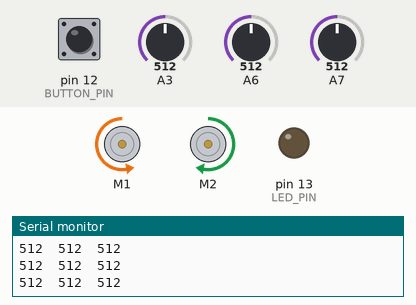
The sketch below on a simulated Arduino Nano, built with avr-gcc and run on an emulated ATmega328P. Shown: 2 × DC motor (green arrow = forward, orange = backward, longer = faster), output pins drawn as LEDs (lit = HIGH), the last lines printed to the serial monitor. Dashed ring = blinking. Inputs (shaded band) come from the test bench; at power-on: pin 12 (BUTTON_PIN) HIGH, A3 = 512, A7 = 512, A6 = 512.

Above: at 11.7 s.
11.8 s: pin 12 (BUTTON_PIN) pulled LOW for 0.15 s
At 12.3 s:
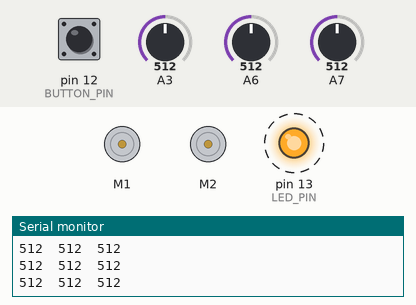
14.9 s: A3 set to 523
At 15.6 s:
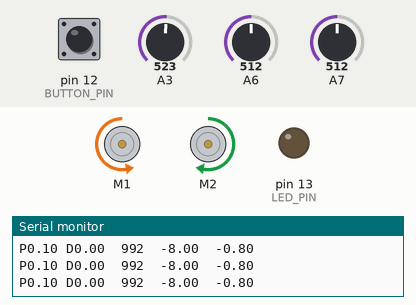
17.9 s: A7 set to 500
At 18.5 s:
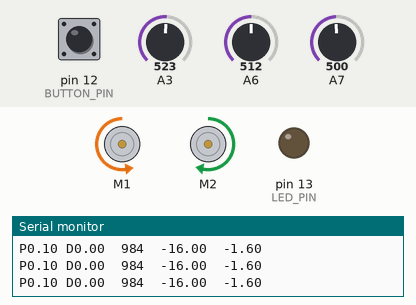
20.9 s: A7 set to 716
At 21.8 s:
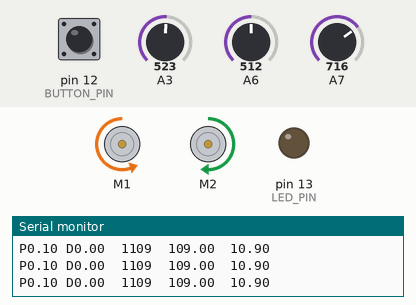
22.4 s: A6 set to 390
At 23.5 s:
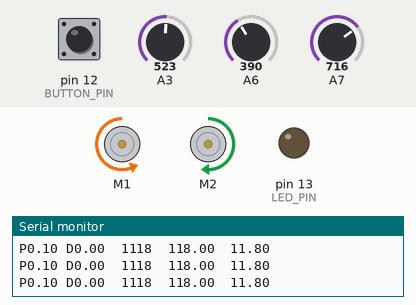
23.9 s: A3 set to 215
At 25.3 s:
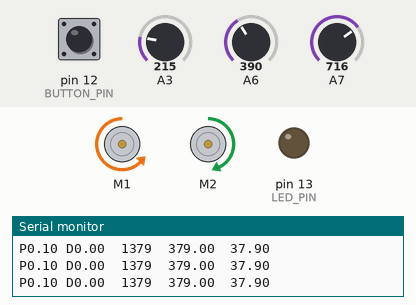
Timing chart, 0 to 26.4 s (numbered marks = the images above; inputs shaded):
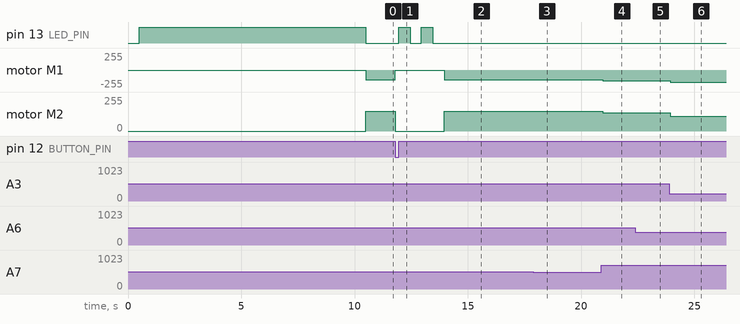

Measured:
- the behaviour switches between 512 and 513 on A3 (found by bisection; images 1 and 2)
- after the input at 11.8 s, pin 13 (LED_PIN): alternates HIGH for 0.50 s and LOW for 0.50 s, 4 changes in all, then stays LOW, starting after 0.15 s; motor M1: backward 149/255 → stopped at once, → backward 149/255 2.2 s later; motor M2: forward 149/255 → stopped at once, → forward 149/255 2.2 s later
- after the input at 14.9 s, motor M1: backward 149/255 → backward 148/255 at once
- after the input at 17.9 s, motor M1: backward 148/255 → backward 147/255 after 0.05 s; motor M2: forward 149/255 → forward 150/255 after 0.05 s
- after the input at 20.9 s, motor M1: backward 147/255 → backward 159/255 after 0.05 s; motor M2: forward 150/255 → forward 138/255 after 0.05 s
- after the input at 22.4 s, motor M1: backward 159/255 → backward 160/255 at once; motor M2: forward 138/255 → forward 137/255 at once
- after the input at 23.9 s, motor M1: backward 160/255 → backward 186/255 after 0.05 s; motor M2: forward 137/255 → forward 111/255 after 0.05 s

The sketch:

Multi-Mode_Line_Follow.ino
```cpp
/*
 * Note that this example requires the Sparkfun RedBot library as well as the
 * Pololu QTR Sensors library.  I like the QTRSensors library because it provides
 * some useful functions for utilizing IR reflectance sensors.
 *
 * This example shows how you can use a switch case statement to identify
 * multiple modes of following a line which can be switched by pressing the
 * button on the redbot board.  This is an example using the redbot but can
 * be used by many different boards and configurations.
 */

#include <QTRSensors.h>
#include <RedBotSoftwareSerial.h>
#include <RedBot.h>


/******************************* Constants ***********************************/
#define NUM_SENSORS             3   // The number of IR Sensors
#define NUM_SAMPLES_PER_SENSOR  4   // Take the average of four sample readings
#define BUTTON_PIN              12  // The pin attached to the mode switching button
#define BASIC_MODE              1   // Basic mode is a simple if-else line follow
#define P_MODE                  2   // P mode is a simple proportional based line follow
#define PD_MODE                 3   // PD mode is enhanced P mode utilizing D gain.
#define STRAIGHT_MODE           4   // Straight mode isn't a line follow, it simply drives motors forward
#define NUM_MODES               4   // Define the number of modes so we know when to reset
#define LINETHRESHOLD           800 // The value at which basic mode sees the line under a sensor
#define LED_PIN                 13  // The pin attached to an LED
#define BASE_SPEED              150 // The base speed, this is the value with no adjustments
#define MAX_SPEED               225 // The maximum speed, don't ever let a motor exceed this speed

/*************************** PID Value Variables ******************************/
float kP = 0.1f;
float kD = 0.05f;
float lastError = 0.0f;
float error = 0.0f;
float goal = 1000.0f;

// Create the sensors object
QTRSensorsAnalog sensors((unsigned char[]) { 3, 6, 7 }
                , NUM_SENSORS, NUM_SAMPLES_PER_SENSOR);
unsigned int sensorValues[NUM_SENSORS];  // An array to hold sensor values

/*************************** Motor & Sensor Objects *****************************/
RedBotMotors motors;
RedBotSensor left = RedBotSensor(A3);   // initialize a left sensor object on A3
RedBotSensor center = RedBotSensor(A6); // initialize a center sensor object on A6
RedBotSensor right = RedBotSensor(A7);  // initialize a right sensor object on A7

byte driveMode = 1;  // The current drive mode (start in mode 1)

void setup()
{
  // Calibrate the sensors
  delay(500);
  pinMode(LED_PIN, OUTPUT);
  digitalWrite(LED_PIN, HIGH);        // Turn on the LED to indicate we are calibrating
  for (int i = 0; i < 400; i++) {     // make the calibration take about 10 seconds
      sensors.calibrate();            // reads all sensors 10 times at 2.5 ms per six sensors (i.e. ~25 ms per call)
  }
  digitalWrite(13, LOW);              // turn off the LED when we're done with calibration

  // Set the button pin as an input and identify as a pullup
  pinMode(BUTTON_PIN, INPUT_PULLUP);  // INPUT_PULLUP utilizes an internal pull up resistor

  // Get Serial ready
  Serial.begin(9600);
}

/*
 * In the loop we check for button presses, changing modes as necessary, then
 * check to see what drive mode to use, finally, apply the motor speed and adjustment.
 */
void loop()
{

  // Check for a state change
  if (digitalRead(BUTTON_PIN) == LOW)
  {
    // Turn the motors off
    motors.leftMotor(0);
    motors.rightMotor(0);

    // Don't do anything while the button is held down
    while (digitalRead(BUTTON_PIN) == LOW) {}

    // Increase the drive mode state
    driveMode++;

    // Fix the state (reset back to mode 1 if necessary)
    if (driveMode > NUM_MODES) {
      driveMode = 1;
    }

    // Now flash the LED to indicate our current mode
    for (int i = 0; i < driveMode; i++) {
      digitalWrite(LED_PIN, HIGH);
      delay(500);
      digitalWrite(LED_PIN, LOW);
      delay(500);
    }
  }


  // Determine drive strategy and get adjustment value
  double adj;
  switch (driveMode) {
    case BASIC_MODE:
      adj = basicFollow();
      break;
    case P_MODE:
      adj = pdFollow(kP, 0.0);
      break;
    case PD_MODE:
      adj = pdFollow(kP, kD);
      break;
    case STRAIGHT_MODE:
      adj = 0.0;
      break;
  }

  // Write the speed to the motors, constrain ensures that the
  // value never drops below 0 or exceeds max speed.
  motors.leftMotor(constrain((BASE_SPEED + adj), 0, MAX_SPEED));
  motors.rightMotor(constrain((BASE_SPEED - adj), 0, MAX_SPEED));

}

/*
 * Basic follow prints raw sensor values, then read each sensor.
 * If the left sensor is over the line
 */
double basicFollow() {
  Serial.print(left.read());
  Serial.print("\t");
  Serial.print(center.read());
  Serial.print("\t");
  Serial.print(right.read());
  Serial.println();

  // Find where the line is and react appropriately
  // If the sensor is under the right line, turn left,
  // if the sensor is under the left, turn right and
  // in any other case drive straight
  if (right.read() > LINETHRESHOLD) {
    return 50.0;
  } else if (left.read() > LINETHRESHOLD) {
    return -50.0;
  }

  // Always return 0 if left or right sensors were not tripped.
  // The case will be either that it's under the center sensor
  // or that no sensors were tripped.  This keeps the bot from
  return 0.0;
}

/*
 * This method allows the utilization of the PD algorithm, it
 * is designed in a way to allow setting _d to zero so that the
 * function can perform both P and PD algorithm line following.
 */
double pdFollow(double _p, double _d) {
  // Read the position of the line, this handy function from the
  // QTRSensors library returns a value in increments of 1000 to
  // indicate the sensor (0->1, 1000->2, 2000->3, etc)
  unsigned int position = sensors.readLine(sensorValues);

  // Compute the error, how far the line is from the goal
  error = ((float) position) - goal;

  // Compute the adjustment value
  float value = _p * error + _d * (error - lastError);

  // Record the last error for the next time around
  lastError = error;

  // Print some information
  Serial.print("P");
  Serial.print(_p);
  Serial.print(" D");
  Serial.print(_d);
  Serial.print("\t");
  Serial.print(position);
  Serial.print("\t");
  Serial.print(error);
  Serial.print("\t");
  Serial.println(value);

  return value;
}
```
